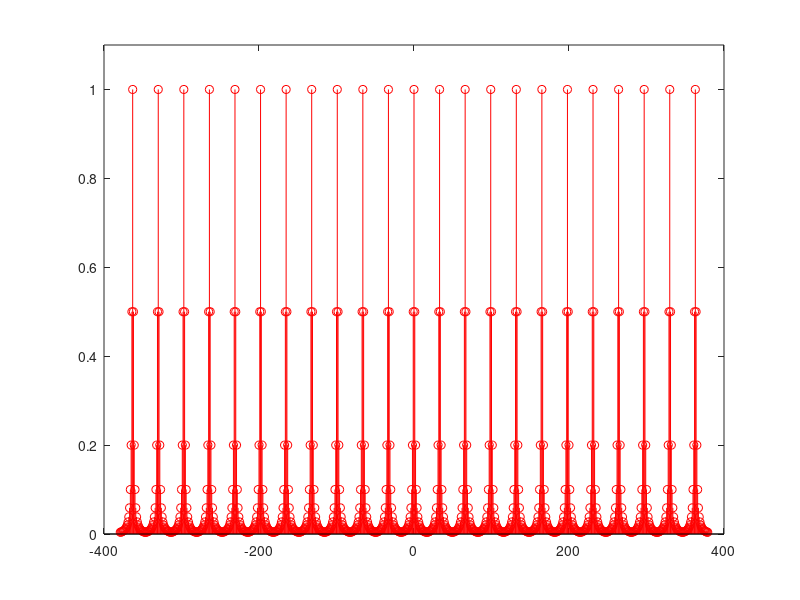

The MATLAB source for this figure: (Note: this script raises an error after producing the figure.)
% Visualize limit \Blue{$m\to\infty$} for a \Blue{$2m+!$}-periodic signal and
% its discrete Fourier transform ``squeezed'' into \Blue{$[0,1]$}.

% range of plot for visualization of discrete signal
Npow = 8; N = 3*(2^Npow+1);
% function defining discrete signal
yfn = @(k) 1./(1+k.*k);
% loop over different periods \Blue{$2^{l}+1$}
for mpow = [4 5 6 7]
  m = 2^mpow;
  ybas = yfn([(-m:-1),0,(1:m)]);
  Ncp = floor(N/(2*m+1));
  y = repmat(ybas,1,Ncp);
  
  figure; hy = stem((1:length(y))-(length(y)+1)/2,y,'r'); 
  ax = axis; axis([ax(1) ax(2) 0 1.1]); hold on;
  set(hy,'markersize',0);
  xlabel('{\bf index i of sampling instance}','fontsize',14);
  ylabel('{\bf y_{i}}','fontsize',14);
  title(sprintf('period of signal (y_{i}) = %d',2*m+1));
  print('-depsc2',sprintf('../PICTURES/persig%d.eps',mpow));
  
  % DFT of wrapped signal (one period)
  c = fft([ybas(m+1:end),ybas(1:m)]);
  hc = 1/(2*m+1);
  figure; hc = stem(0:hc:1-hc,c,'m');
  set(hc,'markersize',0);  
  xlabel('{\bf t_{k}}','fontsize',14);
  ylabel('{\bf c(t_{k})}','fontsize',14);
  title(sprintf('DFT of periodic signal (y_{i}) with period %d',2*m+1));
  print('-depsc2',sprintf('../PICTURES/persigdft%d.eps',mpow));
end
